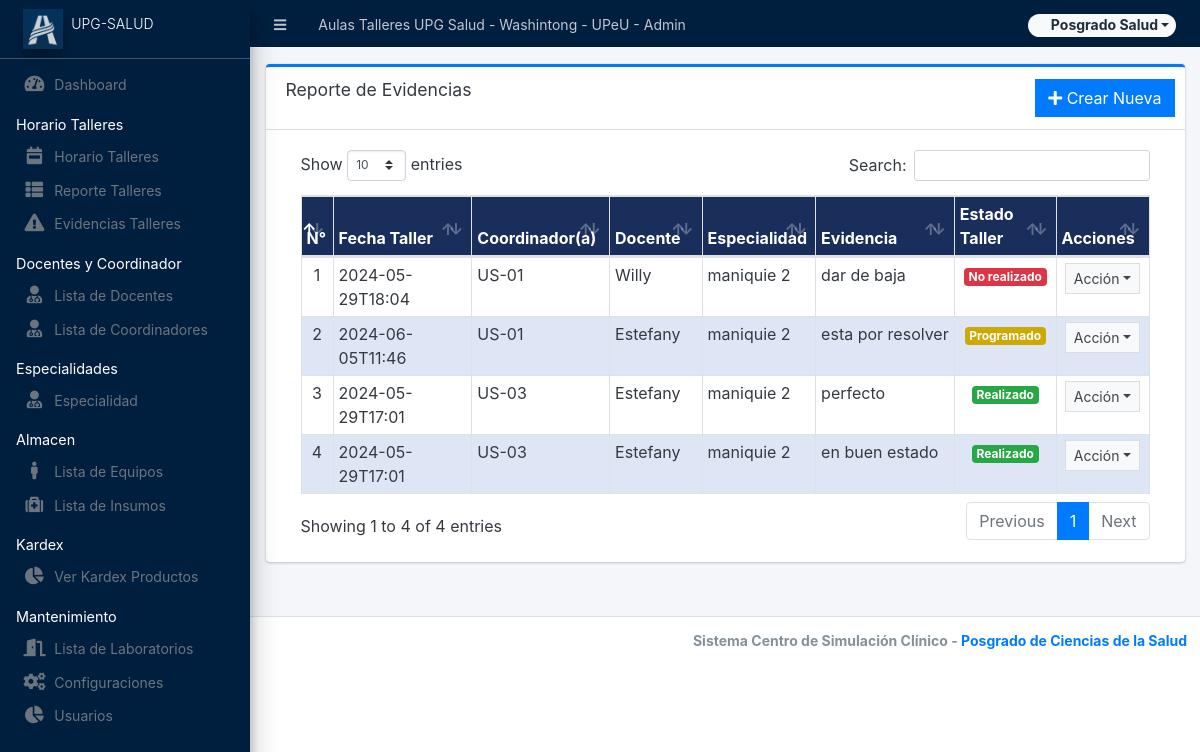
Page /admin/?page=incidencias_all (signed in) on the committed database.
### tables this page shows
CREATE TABLE `incidentes_all` (
  `id` int(10) NOT NULL,
  `fechain` varchar(100) NOT NULL,
  `laboratorio` varchar(100) NOT NULL,
  `docente` varchar(100) NOT NULL,
  `producto` varchar(100) NOT NULL,
  `observacion` varchar(500) NOT NULL,
  `estado` varchar(50) NOT NULL
);

### config.php (called while the page is built, shortened)
<?php
require_once('classes/DBConnection.php');
require_once('classes/SystemSettings.php');
function validate_image($file){
	if(!empty($file)){
		if(is_file(base_app.$file)){
			return base_url.$file;
		}else{
			return base_url.'dist/img/no-image-available.png';
		}
	}else{
		return base_url.'dist/img/no-image-available.png';
	}
}
function isMobileDevice(){
    $aMobileUA = array(
        '/iphone/i' => 'iPhone',
        '/ipod/i' => 'iPod',
        '/ipad/i' => 'iPad',
        '/android/i' => 'Android',
        '/blackberry/i' => 'BlackBerry',
        '/webos/i' => 'Mobile'
    );
    return false;
}
?>

### classes/DBConnection.php (called while the page is built, shortened)
<?php
class DBConnection{
    private $host = DB_SERVER;
    private $username = DB_USERNAME;
    private $password = DB_PASSWORD;
    private $database = DB_NAME;
    public $conn;
    public function __construct(){
        if (!isset($this->conn)) {
            $this->conn = new mysqli($this->host, $this->username, $this->password, $this->database);
        }
    }
}
?>

### classes/SystemSettings.php (called while the page is built, shortened)
<?php
class SystemSettings extends DBConnection{
	function userdata($field = ''){
		if(!empty($field)){
			if(isset($_SESSION['userdata'][$field]))
				return $_SESSION['userdata'][$field];
			else
				return null;
		}else{
			return false;
		}
	}
	function info($field=''){
		if(!empty($field)){
			if(isset($_SESSION['system_info'][$field]))
				return $_SESSION['system_info'][$field];
			else
				return false;
		}else{
			return false;
		}
	}
}
$_settings = new SystemSettings();
?>

### admin/incidencias_all/index.php (the view, shortened to what this page needs)
<div class="card card-outline card-primary">
	<div class="card-header">
		<h3 class="card-title">Reporte de Evidencias</h3>
		<div class="card-tools">
			<a href="?page=incidencias_all/manage_incidencias" class="btn btn-flat btn-primary"><span class="fas fa-plus"></span>  Crear Nueva</a>
		</div>
	</div>
	<div class="card-body">
		<div class="container-fluid">
        <div class="container-fluid">
			<table class="table table-bordered table-stripped">
				<colgroup>
					<col width="2%">
					<col width="15%">
					<col width="10%">
					<col width="10%">
					<col width="4%">
					<col width="15%">
					<col width="10%">
					<col width="8%">
				<thead>
					<tr>
						<th>N°</th>
						<th>Fecha Taller</th>
						<th>Coordinador(a)</th>
						<th>Docente</th>
						<th>Especialidad</th>
						<th>Evidencia</th>
						<th>Estado Taller</th>
						<th>Acciones</th>
					</tr>
				</thead>
				<tbody>
					<?php
					$i = 1;
						$qry = $conn->query("SELECT * from `incidentes_all` order by `laboratorio` asc ");
						while($row = $qry->fetch_assoc()):
					?>
						<tr>
							<td class="text-center"><?php echo $i++; ?></td>
							<td><?php echo $row['fechain'] ?></td>
							<td><?php echo $row['laboratorio'] ?></td>
							<td><?php echo $row['docente'] ?></td>
							<td><?php echo $row['producto'] ?></td>
							<td><?php echo $row['observacion'] ?></td>
							<td class="text-center">
								<?php
								switch($row['estado']):
									case '1':
										echo '<span class="badge badge-success">Realizado</span>';
									break;
									case '0':
										echo '<span class="badge badge-danger">No realizado</span>';
									break;
									case '2':
										echo '<span class="badge badge-yellow">Programado</span>';
									break;
								endswitch;
								?>
							</td>
							<td align="center">
								 <button type="button" class="btn btn-flat btn-default btn-sm dropdown-toggle dropdown-icon" data-toggle="dropdown">
				                  		Acción
				                  </button>
							</td>
						</tr>
					<?php endwhile; ?>
				</tbody>
			</table>
		</div>
		</div>
	</div>
</div>

### admin/index.php (shortened to what this page needs)
<?php require_once('../config.php'); ?>
 <!DOCTYPE html>
<html lang="en" class="" style="height: auto;">
<?php require_once('inc/header.php') ?>
  <body class="sidebar-mini layout-fixed control-sidebar-slide-open layout-navbar-fixed sidebar-mini-md sidebar-mini-xs" data-new-gr-c-s-check-loaded="14.991.0" data-gr-ext-installed="" style="height: auto;">
    <div class="wrapper">
     <?php require_once('inc/topBarNav.php') ?>
     <?php require_once('inc/navigation.php') ?>
     <?php $page = isset($_GET['page']) ? $_GET['page'] : 'home';  ?>
      <div class="content-wrapper pt-3" style="min-height: 567.854px;">
        <section class="content  text-dark">
          <div class="container-fluid">
            <?php
              if(!file_exists($page.".php") && !is_dir($page)){
                  include '404.html';
              }else{
                if(is_dir($page))
                  include $page.'/index.php';
                else
                  include $page.'.php';
              }
            ?>
          </div>
        </section>
      </div>
      <?php require_once('inc/footer.php') ?>
  </body>
</html>

### admin/inc/header.php (shortened to what this page needs)
<head>
    <link rel="stylesheet" href="<?php echo base_url ?>plugins/fontawesome-free/css/all.min.css">
    <link rel="stylesheet" href="<?php echo base_url ?>plugins/tempusdominus-bootstrap-4/css/tempusdominus-bootstrap-4.min.css">
  <link rel="stylesheet" href="<?php echo base_url ?>plugins/datatables-bs4/css/dataTables.bootstrap4.min.css">
  <link rel="stylesheet" href="<?php echo base_url ?>plugins/datatables-responsive/css/responsive.bootstrap4.min.css">
  <link rel="stylesheet" href="<?php echo base_url ?>plugins/datatables-buttons/css/buttons.bootstrap4.min.css">
  <link rel="stylesheet" href="<?php echo base_url ?>plugins/datatables-select/css/select.bootstrap4.min.css">
  <link rel="stylesheet" href="<?php echo base_url ?>plugins/select2/css/select2.min.css">
  <link rel="stylesheet" href="<?php echo base_url ?>plugins/select2-bootstrap4-theme/select2-bootstrap4.min.css">
    <link rel="stylesheet" href="<?php echo base_url ?>plugins/icheck-bootstrap/icheck-bootstrap.min.css">
    <link rel="stylesheet" href="<?php echo base_url ?>plugins/jqvmap/jqvmap.min.css">
    <link rel="stylesheet" href="<?php echo base_url ?>dist/css/adminlte.css">
    <link rel="stylesheet" href="<?php echo base_url ?>dist/css/custom.css">
    <link rel="stylesheet" href="<?php echo base_url ?>plugins/overlayScrollbars/css/OverlayScrollbars.min.css">
    <link rel="stylesheet" href="<?php echo base_url ?>plugins/daterangepicker/daterangepicker.css">
    <link rel="stylesheet" href="<?php echo base_url ?>plugins/summernote/summernote-bs4.min.css">
  <link rel="stylesheet" href="<?php echo base_url ?>plugins/sweetalert2-theme-bootstrap-4/bootstrap-4.min.css">
  <link rel="stylesheet" href="<?php echo base_url ?>plugins/fullcalendar/main.css">
  </head>

### admin/inc/topBarNav.php (shortened to what this page needs)
<nav class="main-header navbar navbar-expand navbar-navy border border-light border-top-0  border-left-0 border-right-0 navbar-dark text-sm">
  <ul class="navbar-nav">
    <li class="nav-item">
    <a class="nav-link" data-widget="pushmenu" href="#" role="button"><i class="fas fa-bars"></i></a>
    </li>
    <li class="nav-item d-none d-sm-inline-block">
      <a href="<?php echo base_url ?>" class="nav-link"><?php echo (!isMobileDevice()) ? $_settings->info('name'):$_settings->info('short_name'); ?> - Admin</a>
    </li>
  </ul>
  <ul class="navbar-nav ml-auto">
    <li class="nav-item">
      <div class="btn-group nav-link">
            <button type="button" class="btn btn-rounded badge badge-light dropdown-toggle dropdown-icon" data-toggle="dropdown">
              <span class="ml-3"><?php echo ucwords($_settings->userdata('firstname').' '.$_settings->userdata('lastname')) ?></span>
            </button>
        </div>
    </li>
  </ul>
</nav>

### admin/inc/navigation.php (shortened to what this page needs)
<aside class="main-sidebar sidebar-dark bg-navy elevation-4 sidebar-no-expand">
  <a href="<?php echo base_url ?>admin" class="brand-link bg-navy text-sm">
  <img src="<?php echo validate_image($_settings->info('logo'))?>" alt="Store Logo" class="brand-image  elevation-3" style="opacity: .8;width: 2.5rem;height: 2.5rem;max-height: unset">
  <span class="brand-text font-weight-light"><?php echo $_settings->info('short_name') ?></span>
  </a>
  <div class="sidebar os-host os-theme-light os-host-overflow os-host-overflow-y os-host-resize-disabled os-host-transition os-host-scrollbar-horizontal-hidden">
    <div class="os-content-glue" style="margin: 0px -8px; width: 249px; height: 646px;"></div>
    <div class="os-padding">
      <div class="os-viewport os-viewport-native-scrollbars-invisible" style="overflow-y: scroll;">
        <div class="os-content" style="padding: 0px 8px; height: 100%; width: 100%;">
          <nav class="mt-4">
             <ul class="nav nav-pills nav-sidebar flex-column text-sm nav-compact nav-flat nav-child-indent nav-collapse-hide-child" data-widget="treeview" role="menu" data-accordion="false">
              <li class="nav-item dropdown">
                <a href="./" class="nav-link nav-home">
                  <i class="nav-icon fas fa-tachometer-alt"></i>
                  <p>
                    Dashboard
                  </p>
                </a>
              </li>
              <li class="nav-header">Horario Talleres</li>
              <li class="nav-item dropdown">
                <a href="<?php echo base_url ?>admin/?page=schedules" class="nav-link nav-schedules">
                  <i class="nav-icon fas fa-calendar-week"></i>
                  <p>
                    Horario Talleres
                  </p>
                </a>
              </li>
              <li class="nav-item dropdown">
                <a href="<?php echo base_url ?>admin/?page=report" class="nav-link nav-report">
                  <i class="nav-icon fas fa-th-list"></i>
                  <p>
                    Reporte Talleres
                  </p>
                </a>
              </li>
              <li class="nav-item dropdown">
                <a href="<?php echo base_url ?>admin/?page=incidencias_all" class="nav-link nav-report_insidencias">
                  <i class="nav-icon fas fa-exclamation-triangle"></i>
                  <p>
                    Evidencias Talleres
                  </p>
                </a>
              </li>
              <li class="nav-header">Docentes y Coordinador</li>
              <li class="nav-item dropdown">
                <a href="<?php echo base_url ?>admin/?page=docentes_all" class="nav-link nav-docentes_all">
                  <i class="nav-icon fas fas fa-user-md"></i>
                  <p>
                    Lista de Docentes
                  </p>
                </a>
              </li>
              <li class="nav-item dropdown">
                <a href="<?php echo base_url ?>admin/?page=coordinador_all" class="nav-link nav-coordinador_all">
                  <i class="nav-icon fas fas fa-user-md"></i>
                  <p>
                    Lista de Coordinadores
                  </p>
                </a>
              </li>
              <li class="nav-header">Especialidades</li>
              <li class="nav-item dropdown">
                <a href="<?php echo base_url ?>admin/?page=especialidad_all" class="nav-link nav-especialidad_all">
                  <i class="nav-icon fas fas fa-user-md"></i>
                  <p>
                    Especialidad
                  </p>
                </a>
              </li>
              <li class="nav-header">Almacen</li>
              <li class="nav-item dropdown">
                <a href="<?php echo base_url ?>admin/?page=maniquie_all" class="nav-link nav-maniquie_all">
                  <i class="nav-icon fas fa-male"></i>
                  <p>
                    Lista de Equipos
                  </p>
                </a>
              </li>
              <li class="nav-item dropdown">
                <a href="<?php echo base_url ?>admin/?page=insumos_all" class="nav-link nav-insumos_all">
                  <i class="nav-icon fa fa-medkit"></i>
                  <p>
                    Lista de Insumos
                  </p>
                </a>
              </li>
              <li class="nav-header">Kardex</li>
              <li class="nav-item dropdown">
                <a href="<?php echo base_url ?>admin/?page=kardex_all" class="nav-link nav-kardex_all">
                  <i class="nav-icon fas fa-chart-pie"></i>
                  <p>
                    Ver Kardex Productos
                  </p>
                </a>
              </li>
              <li class="nav-header">Mantenimiento</li>
              <li class="nav-item dropdown">
                <a href="<?php echo base_url ?>admin/?page=assembly_hall" class="nav-link nav-assembly_hall">
                  <i class="nav-icon fas fa-door-open"></i>
                  <p>
                    Lista de Laboratorios
                  </p>
                </a>
              </li>
              <li class="nav-item dropdown">
                <a href="<?php echo base_url ?>admin/?page=system_info" class="nav-link nav-system_info">
                  <i class="nav-icon fas fa-cogs"></i>
                  <p>
                    Configuraciones
                  </p>
                </a>
              </li>
              <li class="nav-item dropdown">
                <a href="<?php echo base_url ?>admin/?page=user/manage_user" class="nav-link nav-user">
                  <i class="nav-icon fas fa-chart-pie"></i>
                  <p>
                    Usuarios
                  </p>
                </a>
              </li>
            </ul>
          </nav>
        </div>
      </div>
    </div>
  </div>
</aside>

### admin/inc/footer.php (shortened to what this page needs)
<footer class="main-footer text-sm">
        <div class="float-right d-none d-sm-inline-block">
          <b>Sistema Centro de Simulación Clínico - <a href="#">Posgrado de Ciencias de la Salud</a></b>
        </div>
      </footer>
    </div>

### admin/inc/topBarNav.php (style rules this page uses)
.btn-rounded { border-radius: 50px; }

### rows in the picture
incidentes_all: fechain "2024-05-29T18:04", laboratorio "US-01", docente "Willy", producto "maniquie 2", observacion "dar de baja", estado "No realizado"
incidentes_all: fechain "2024-06-05T11:46", laboratorio "US-01", docente "Estefany", producto "maniquie 2", observacion "esta por resolver", estado "Programado"
incidentes_all: fechain "2024-05-29T17:01", laboratorio "US-03", docente "Estefany", producto "maniquie 2", observacion "perfecto", estado "Realizado"
incidentes_all: fechain "2024-05-29T17:01", laboratorio "US-03", docente "Estefany", producto "maniquie 2", observacion "en buen estado", estado "Realizado"

### other values in the picture
$_settings->info('name') "Aulas Talleres UPG Salud - Washintong - UPeU"
$_settings->userdata('firstname').' '.$_settings->userdata('lastname') "Posgrado Salud"
$_settings->info('short_name') "UPG-SALUD"
